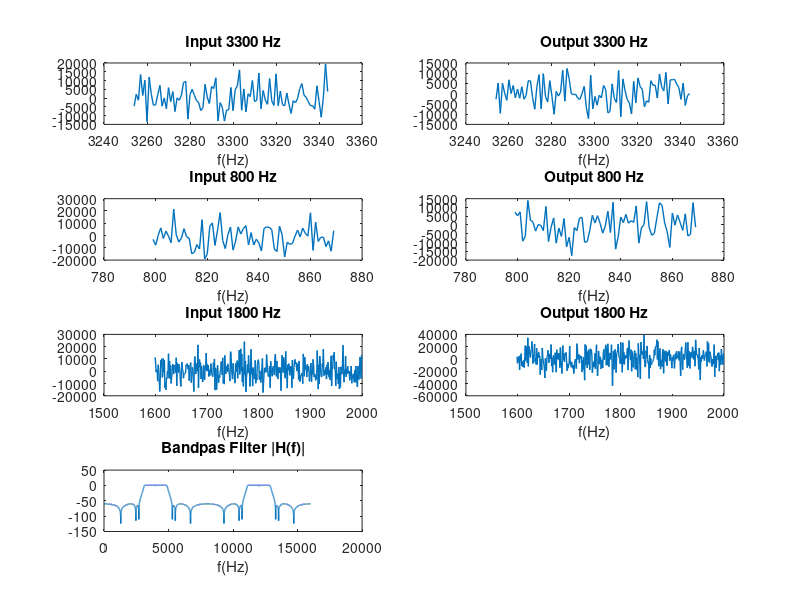

Reproduce this figure in MATLAB.
load noise.dat -ascii
n_spectra = size(noise,2);
fs = n_spectra;
%f=(0:1/1024:(n_spectra-1)/1024)*fs;
omega = -pi:2*pi/n_spectra:pi-2*pi/n_spectra;     % Frequency range
f=(0:n_spectra-1)/(n_spectra/fs);
%n_time = 0:n_spectra-1;
% Comparación entrada procesada, salida simulada, salida procesada
% Filtro original
num=[0.0039, 0.0000, 0.0028, 0.0000, 0.0074, 0.0000, 0.0025, 0.0000, 0.0074, 0.0000, 0.0028, 0.0000, 0.0039];

den=[1.0000, 0.0000, 4.2912, 0.0000, 8.2629, 0.0000, 8.9932, 0.0000, 5.7991, 0.0000, 2.0930, 0.0000, 0.3300];
Hd = freqz(num,den,omega);       % Frequency response
mag = 20*log10(Hd);
magFFT_in = fft(noise);
load outputnoise.dat -ascii
magFFT_out = fft(outputnoise);
%Hd_bs = freqz(cof2,1,omega);
%mag_bs = 20*log10(Hd_bs);
%mag_in=20*log10(abs(magFFT_in(820/fs*n_spectra:850/fs*n_spectra)));     
range3300hz=3255:3345;
range836hz=800:870;
range1800hz=1600:2000;
%subplot(321),plot(n_time,input), title('Input Waveform'),xlabel('rads/sec')
subplot(421),plot(f(range3300hz),magFFT_in(range3300hz),'linewidth',1), title('Input 3300 Hz'),xlabel('f(Hz)')
subplot(423),plot(f(range836hz),magFFT_in(range836hz),'linewidth',1), title('Input 800 Hz'),xlabel('f(Hz)')
subplot(422),plot(f(range3300hz),magFFT_out(range3300hz), 'linewidth', 1), title('Output 3300 Hz'),xlabel('f(Hz)')
subplot(424),plot(f(range836hz),magFFT_out(range836hz), 'linewidth', 1), title('Output 800 Hz'),xlabel('f(Hz)')
subplot(425),plot(f(range1800hz),magFFT_in(range1800hz),'linewidth', 1), title('Input 1800 Hz'),xlabel('f(Hz)')
subplot(426),plot(f(range1800hz),magFFT_out(range1800hz),'linewidth', 1), title('Output 1800 Hz'),xlabel('f(Hz)')
subplot(427),plot(f(1:end),mag(1:end),'linewidth',1), title('Bandpas Filter |H(f)|'), xlabel('f(Hz)')
